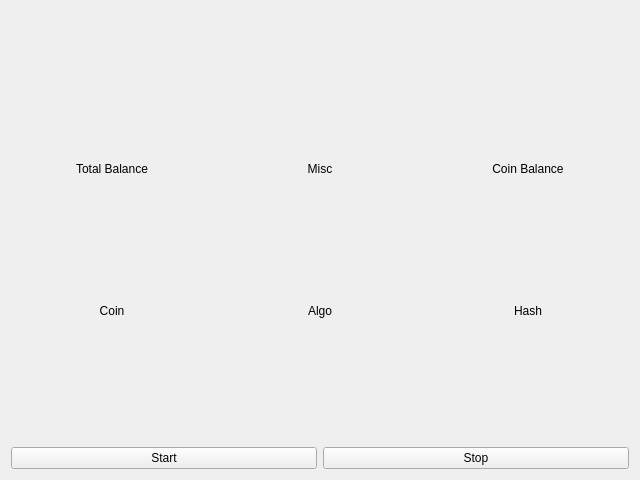
<?xml version="1.0" encoding="UTF-8"?>
<ui version="4.0">
    <class>Form</class>
    <widget class="QWidget" name="Form">
        <property name="geometry">
            <rect>
                <x>0</x>
                <y>0</y>
                <width>640</width>
                <height>480</height>
            </rect>
        </property>
        <property name="windowTitle">
            <string>Form</string>
        </property>
        <layout class="QVBoxLayout" name="verticalLayout">
            <item>
                <layout class="QHBoxLayout" name="horizontalLayout_4">
                    <property name="sizeConstraint">
                        <enum>QLayout::SetDefaultConstraint</enum>
                    </property>
                    <item>
                        <widget class="QPushButton" name="btnConfig">
                            <property name="text">
                                <string/>
                            </property>
                            <property name="flat">
                                <bool>true</bool>
                            </property>
                        </widget>
                    </item>
                    <item>
                        <spacer name="horizontalSpacer">
                            <property name="orientation">
                                <enum>Qt::Horizontal</enum>
                            </property>
                            <property name="sizeHint" stdset="0">
                                <size>
                                    <width>40</width>
                                    <height>20</height>
                                </size>
                            </property>
                        </spacer>
                    </item>
                    <item>
                        <widget class="QPushButton" name="btnMinimize">
                            <property name="text">
                                <string/>
                            </property>
                            <property name="flat">
                                <bool>true</bool>
                            </property>
                        </widget>
                    </item>
                    <item>
                        <widget class="QPushButton" name="btnRestore">
                            <property name="text">
                                <string/>
                            </property>
                            <property name="flat">
                                <bool>true</bool>
                            </property>
                        </widget>
                    </item>
                    <item>
                        <widget class="QPushButton" name="btnClose">
                            <property name="text">
                                <string/>
                            </property>
                            <property name="flat">
                                <bool>true</bool>
                            </property>
                        </widget>
                    </item>
                </layout>
            </item>
            <item>
                <spacer name="verticalSpacer">
                    <property name="orientation">
                        <enum>Qt::Vertical</enum>
                    </property>
                    <property name="sizeHint" stdset="0">
                        <size>
                            <width>20</width>
                            <height>40</height>
                        </size>
                    </property>
                </spacer>
            </item>
            <item>
                <layout class="QHBoxLayout" name="horizontalLayout_3">
                    <item>
                        <widget class="QLabel" name="lblTest1">
                            <property name="text">
                                <string>Total Balance</string>
                            </property>
                            <property name="alignment">
                                <set>Qt::AlignCenter</set>
                            </property>
                        </widget>
                    </item>
                    <item>
                        <widget class="QLabel" name="lblTest2">
                            <property name="text">
                                <string>Misc</string>
                            </property>
                            <property name="alignment">
                                <set>Qt::AlignCenter</set>
                            </property>
                        </widget>
                    </item>
                    <item>
                        <widget class="QLabel" name="lblTest3">
                            <property name="text">
                                <string>Coin Balance</string>
                            </property>
                            <property name="alignment">
                                <set>Qt::AlignCenter</set>
                            </property>
                        </widget>
                    </item>
                </layout>
            </item>
            <item>
                <spacer name="verticalSpacer_3">
                    <property name="orientation">
                        <enum>Qt::Vertical</enum>
                    </property>
                    <property name="sizeHint" stdset="0">
                        <size>
                            <width>20</width>
                            <height>40</height>
                        </size>
                    </property>
                </spacer>
            </item>
            <item>
                <layout class="QHBoxLayout" name="horizontalLayout_2">
                    <item>
                        <widget class="QLabel" name="lblCoinName">
                            <property name="text">
                                <string>Coin</string>
                            </property>
                            <property name="alignment">
                                <set>Qt::AlignCenter</set>
                            </property>
                        </widget>
                    </item>
                    <item>
                        <widget class="QLabel" name="lblCoinAlgo">
                            <property name="text">
                                <string>Algo</string>
                            </property>
                            <property name="alignment">
                                <set>Qt::AlignCenter</set>
                            </property>
                        </widget>
                    </item>
                    <item>
                        <widget class="QLabel" name="lblHashrate">
                            <property name="text">
                                <string>Hash</string>
                            </property>
                            <property name="alignment">
                                <set>Qt::AlignCenter</set>
                            </property>
                        </widget>
                    </item>
                </layout>
            </item>
            <item>
                <spacer name="verticalSpacer_2">
                    <property name="orientation">
                        <enum>Qt::Vertical</enum>
                    </property>
                    <property name="sizeHint" stdset="0">
                        <size>
                            <width>20</width>
                            <height>40</height>
                        </size>
                    </property>
                </spacer>
            </item>
            <item>
                <layout class="QHBoxLayout" name="horizontalLayout">
                    <item>
                        <widget class="QPushButton" name="btnStart">
                            <property name="text">
                                <string>Start</string>
                            </property>
                        </widget>
                    </item>
                    <item>
                        <widget class="QPushButton" name="btnStop">
                            <property name="text">
                                <string>Stop</string>
                            </property>
                        </widget>
                    </item>
                </layout>
            </item>
        </layout>
    </widget>
    <resources/>
    <connections/>
</ui>
